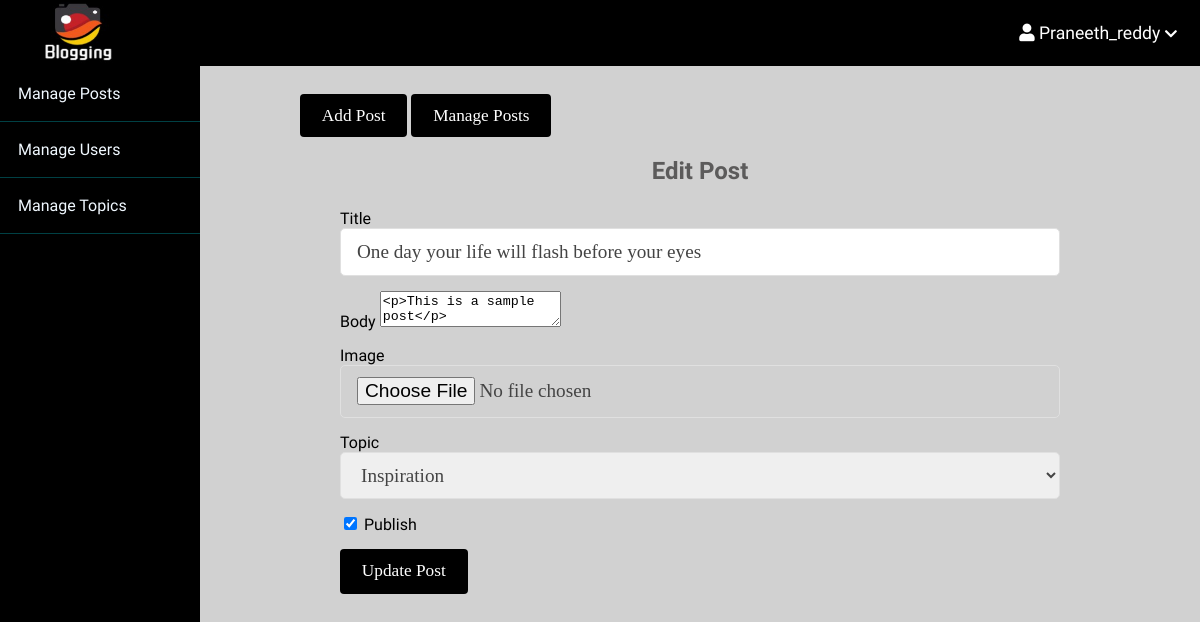
/admin/posts/edit.php?id=13 (signed in), run on the app's committed database.
### tables this page shows
CREATE TABLE `posts` (
  `id` int(11) NOT NULL,
  `user_id` int(11) NOT NULL,
  `topic_id` int(11) DEFAULT NULL,
  `title` varchar(255) NOT NULL,
  `image` varchar(255) NOT NULL,
  `body` text NOT NULL,
  `published` tinyint(4) NOT NULL,
  `created_at` datetime NOT NULL DEFAULT current_timestamp()
);

### app/database/db.php (called while the page is built, shortened)
<?php
require('connect.php');
function executeQuery($sql, $data)
{
    global $conn;
    $stmt = $conn->prepare($sql);
    $values = array_values($data);
    $types = str_repeat('s', count($values));
    $stmt->bind_param($types, ...$values);
    $stmt->execute();
    return $stmt;
}
function selectAll($table, $conditions = [])
{
    global $conn;
    $sql = "SELECT * FROM $table";
    if (empty($conditions)) {
        $stmt = $conn->prepare($sql);
        $stmt->execute();
        $records = $stmt->get_result()->fetch_all(MYSQLI_ASSOC);
        return $records;
    }
}
function selectOne($table, $conditions)
{
    $sql = "SELECT * FROM $table";
    $i = 0;
    foreach ($conditions as $key => $value) {
        if ($i === 0) {
            $sql = $sql . " WHERE $key=?";
        } else {
            $sql = $sql . " AND $key=?";
        }
        $i++;
    }
    $sql = $sql . " LIMIT 1";
    $stmt = executeQuery($sql, $conditions);
    $records = $stmt->get_result()->fetch_assoc();
    return $records;
}

### app/controllers/posts.php (called while the page is built, shortened)
<?php
include(ROOT_PATH . "/app/database/db.php");
$table = 'posts';
$topics = selectAll('topics');
if (isset($_GET['id'])) {
    $post = selectOne($table, ['id' => $_GET['id']]);
    $title = $post['title'];
    $body = $post['body'];
    $topic_id = $post['topic_id'];
}

### admin/posts/edit.php (the view, shortened to what this page needs)
<?php include(ROOT_PATH . "/app/controllers/posts.php");
?>
<!DOCTYPE html>
<html lang="en">
    <head>
        <link rel="stylesheet"
            href="https://use.fontawesome.com/releases/v5.7.2/css/all.css"
>
        <link rel="stylesheet" href="../../assets/css/style.css">
        <link rel="stylesheet" href="../../assets/css/admin.css">
    </head>
    <body>
    <?php include(ROOT_PATH . "/app/includes/adminHeader.php"); ?>
        <div class="admin-wrapper">
        <?php include(ROOT_PATH . "/app/includes/adminSidebar.php"); ?>
            <div class="admin-content">
                <div class="button-group">
                    <a href="create.php" class="btn btn-big">Add Post</a>
                    <a href="index.php" class="btn btn-big">Manage Posts</a>
                </div>
                <div class="content">
                    <h2 class="page-title">Edit Post</h2>
                    <form action="edit.php" method="post" enctype="multipart/form-data">
                        <div>
                            <label>Title</label>
                            <input type="text" name="title" value="<?php echo $title ?>" class="text-input">
                        </div>
                        <div>
                            <label>Body</label>
                            <textarea name="body" id="body"><?php echo $body ?></textarea>
                        </div>
                        <div>
                            <label>Image</label>
                            <input type="file" name="image" class="text-input">
                        </div>
                        <div>
                            <label>Topic</label>
                            <select name="topic_id" class="text-input">
                                <?php foreach ($topics as $key => $topic): ?>
                                    <?php if (!empty($topic_id) && $topic_id == $topic['id'] ): ?>
                                        <option selected value="<?php echo $topic['id'] ?>"><?php echo $topic['name'] ?></option>
                                    <?php else: ?>
                                        <option value="<?php echo $topic['id'] ?>"><?php echo $topic['name'] ?></option>
                                    <?php endif; ?>
                                <?php endforeach; ?>
                            </select>
                        </div>
                        <div>
                            <?php if (empty($published) && $published == 0): ?>
                                <label>
                                    <input type="checkbox" name="published">
                                    Publish
                                </label>
                            <?php else: ?>
                                <label>
                                    <input type="checkbox" name="published" checked>
                                    Publish
                                </label>
                            <?php endif; ?>
                        </div>
                        <div>
                            <button type="submit" name="update-post" class="btn btn-big">Update Post</button>
                        </div>
                    </form>
                </div>
            </div>
        </div>
    </body>
</html>

### assets/css/style.css (style rules this page uses)
* { box-sizing: border-box }
html, body { height: 100%; padding: 0px; margin: 0px; background-color: rgb(209 209 209); font-family: 'Acme'; }
h1, h2, h3, h4, h5, h6 { font-family: 'Trade winds'; color: #5c5b5b; margin: 5px; }
a { text-decoration: none; color: inherit; }
.btn { padding: 0.5rem 1rem; background: #000000; color: white; border: 1px solid transparent; border-radius: 0.25rem; font-size: 1.08em; font-family: 'Lora', serif; }
.btn-big { padding: 0.7rem 1.3rem; line-height: 1.3rem; }
.text-input { padding: .7rem 1rem; display: block; width: 100%; border-radius: 5px; border: 1px solid #e0e0e0; outline: none; color: #444; line-height: 1.5rem; font-size: 1.2em; font-family: 'Lora', serif; }
.content { width: 90%; margin: 30px auto 30px; }

### assets/css/admin.css (style rules this page uses)
.admin-wrapper { display: flex; height: calc(100% - 66px); }
.admin-wrapper .admin-content { flex: 8; height: 100%; padding: 40px 100px 100px; overflow-y: scroll; }
.admin-content .page-title { text-align: center; margin-bottom: 1.5rem; }
form div { margin-bottom: 15px; }

### data on the page
posts: title "One day your life will flash before your eyes", body "<p>This is a sample post</p>"

### other printed values
$_SESSION['username'] "Praneeth_reddy"
form field topic_id "Inspiration"
